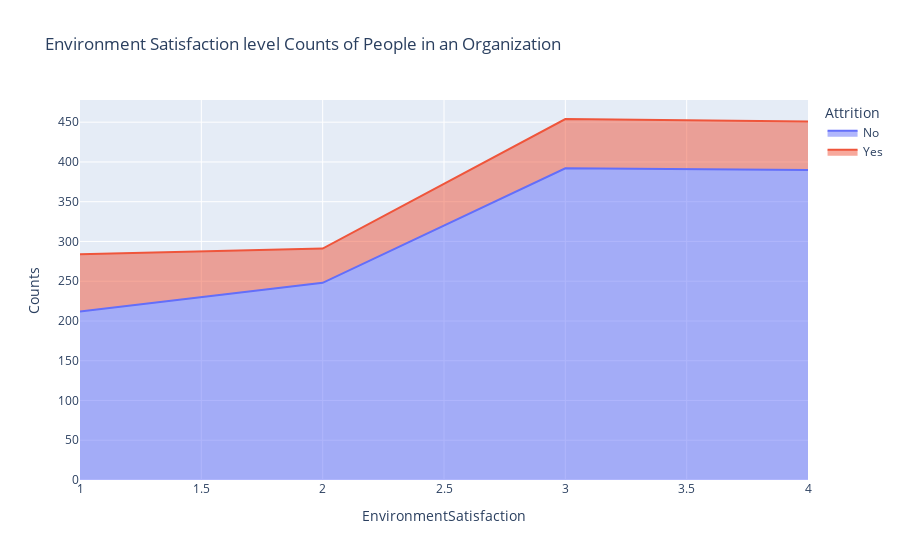

The notebook cell saved with this chart:
### Markdown cell above
Observations This data comprises of only 3 major departments- among which Sales department has the highest attrition rates (25.84%), followed by the Human Resource Department (19.05%). Research and Development has the least attrition rates, that suggests the stability and content of the department as can be seen from the chart above(13.83%).

### Code cell
sats_att=data.groupby(['EnvironmentSatisfaction','Attrition']).apply(lambda x:x['DailyRate'].count()).reset_index(name='Counts')
px.area(sats_att,x='EnvironmentSatisfaction',y='Counts',color='Attrition',title='Environment Satisfaction level Counts of People in an Organization')

### Figure 1 — Plotly figure (JSON) as saved in the notebook; plotly's stock layout.template omitted (floating-point values rounded to 4 significant figures)
{"data": [{"hovertemplate": "Attrition=No<br>EnvironmentSatisfaction=%{x}<br>Counts=%{y}<extra></extra>", "legendgroup": "No", "line": {"color": "#636efa"}, "marker": {"symbol": "circle"}, "mode": "lines", "name": "No", "orientation": "v", "showlegend": true, "stackgroup": "1", "type": "scatter", "x": [1, 2, 3, 4], "xaxis": "x", "y": [212, 248, 392, 390], "yaxis": "y"}, {"hovertemplate": "Attrition=Yes<br>EnvironmentSatisfaction=%{x}<br>Counts=%{y}<extra></extra>", "legendgroup": "Yes", "line": {"color": "#EF553B"}, "marker": {"symbol": "circle"}, "mode": "lines", "name": "Yes", "orientation": "v", "showlegend": true, "stackgroup": "1", "type": "scatter", "x": [1, 2, 3, 4], "xaxis": "x", "y": [72, 43, 62, 61], "yaxis": "y"}], "layout": {"legend": {"title": {"text": "Attrition"}, "tracegroupgap": 0}, "title": {"text": "Environment Satisfaction level Counts of People in an Organization"}, "xaxis": {"anchor": "y", "domain": [0, 1], "title": {"text": "EnvironmentSatisfaction"}}, "yaxis": {"anchor": "x", "domain": [0, 1], "title": {"text": "Counts"}}}}
